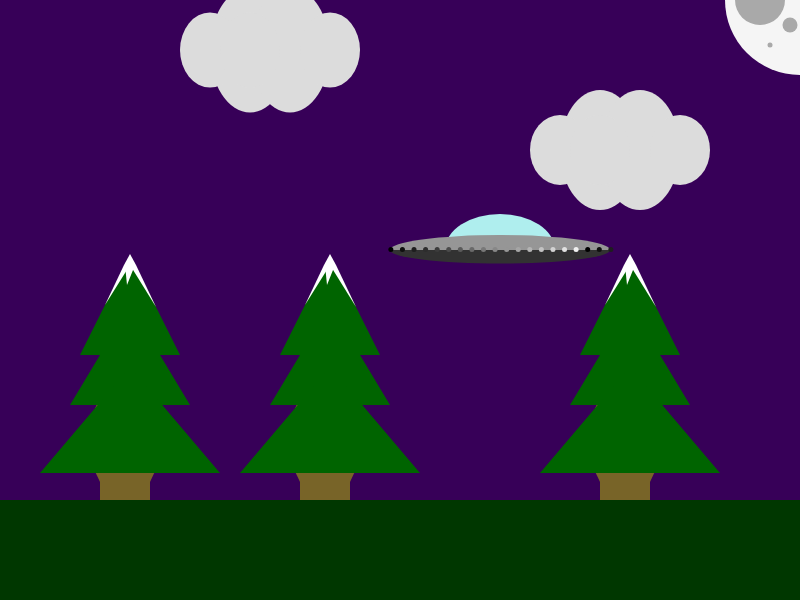
Frame 1 (no input)
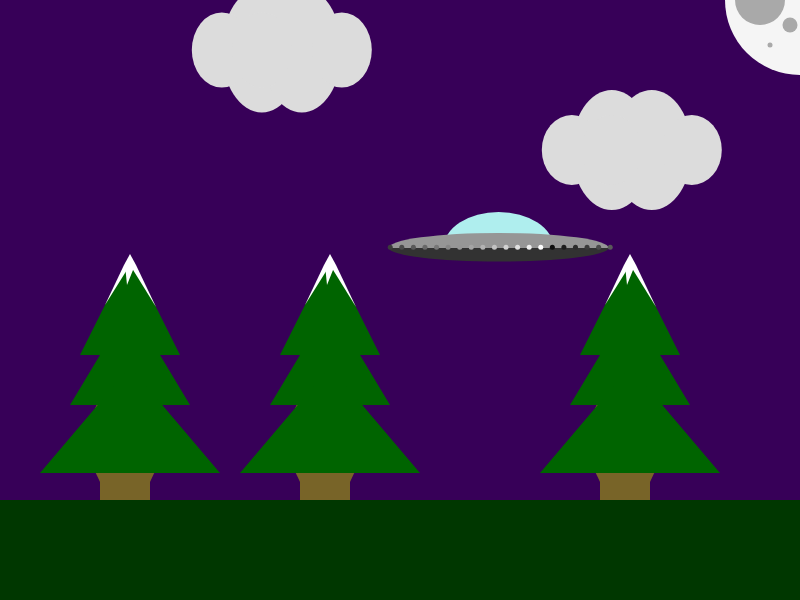
Frame 60 (no input)
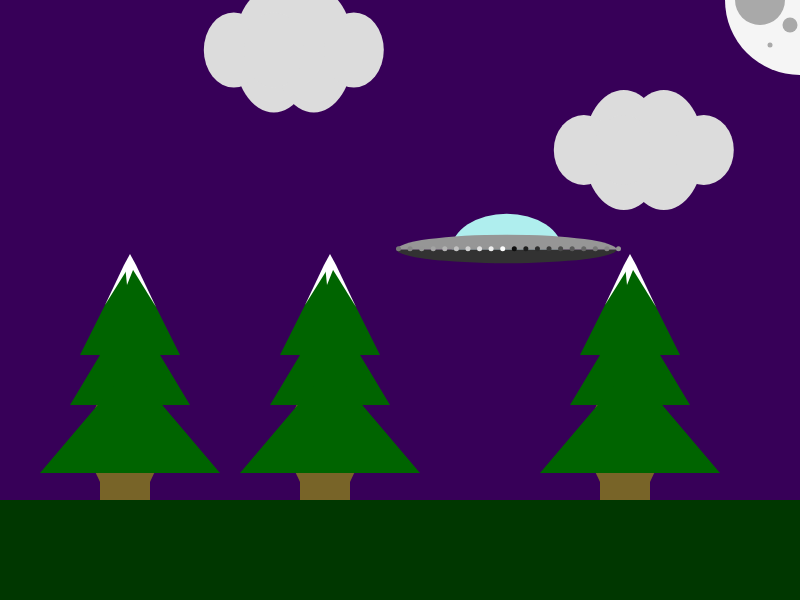
Frame 120 (the mouse pressed at the canvas centre since frame 60)

The p5.js sketch that drew these frames (run headless with seeded random() and noise() and a simulated clock; from frame 60 on, the mouse is pressed at the canvas centre):

// p5.js sketch
// ── sketch.js
//Topic 1.1 
//Object orientation revisted
//UFO

var ufo;
var trees;
var clouds;

function setup()
{
    createCanvas(800,600);
    noStroke();
    
    ufo ={
        x: 500,
        y: 250,
        width: 220,
        height: 60,
        window_width:0.5,
        window_height: 1.2,
        base_height: 0.45,
        num_lights: 20,
        brightness: [],
        beam_on: false,
        
        hover: function(){
            
            this.x += random(-2, 2);
            this.y += random(-1, 1);
        },
        
        lights_on: function(){
            
            var increment = this.width/(this.num_lights - 1);
    
            fill(255);
            for(var i = 0; i < this.num_lights; i++){

                fill(this.brightness[i])
                ellipse(
                    this.x - this.width/2 + increment * i, 
                    this.y, 
                    5
                    );

                //Animating lights
                this.brightness[i] += 1;
                this.brightness[i] =this.brightness[i] % 255;
        }
},
        
        beam: function(){
        
            fill(255,255, 100, 150);
            
            //Induces Flickering
            if(random() > 0.05){
                beginShape();
                vertex(this.x - this.width * 0.25, this.y);
                vertex(this.x + this.width * 0.25, this.y);
                vertex(this.x + this.width * 0.65, height - 100);
                vertex(this.x - this.width * 0.65, height - 100);
                endShape(CLOSE);
            }
    }
    }
    
    trees =[
    {x_pos:  100,  y_pos: height/2 + 55, width: 70, height: 120},
    {x_pos:  300,  y_pos: height/2 + 55, width: 70, height: 120},
    {x_pos:  600,  y_pos: height/2 + 55, width: 70, height: 120},
     ];
    
    clouds=[
        {x_pos: 250,  y_pos: 50, size: 60,  radius:  75}, 
        {x_pos: 600,  y_pos: 150, size: 60,  radius:  70}, 
        ];
    
    brightnessArrary();
}

function draw(){
    
    drawBackround();
    drawTrees();
    drawClouds();
    drawUfo();
    drawMoon();
}



function drawBackround(){
    
    //Drawing Sky Background
    background(55,0,88);
    
    //Drawing Grass
    fill(0,55,0);
    rect(0,height - 100, width, 100);
    
}
function drawTrees(){
    for(var i = 0; i < trees.length; i++){
        
        //Trees Trunks
        fill(120, 100, 40);

        ellipse(
            trees[i].x_pos + 25,trees[i].y_pos + 85 ,trees[i].width, trees[i].height
        );

        rect(
            trees[i].x_pos, trees[i].y_pos - 5, trees[i].width - 20, trees[i].height + 30
        );

        //Trees Branches
        fill(0,100,0);

        triangle(
            trees[i].x_pos - 30, 
            trees[i].y_pos + 50, 
            trees[i].x_pos + 30, 
            trees[i].y_pos - 50, 
            trees[i].x_pos + 90, 
            trees[i].y_pos + 50
        );

        triangle(
            trees[i].x_pos - 20, 
            trees[i].y_pos, 
            trees[i].x_pos + 30, 
            trees[i].y_pos - 100, 
            trees[i].x_pos + 80, 
            trees[i].y_pos
        );

        triangle(
            trees[i].x_pos - 60, 
            trees[i].y_pos + 118, 
            trees[i].x_pos + 30, 
            trees[i].y_pos + 12, 
            trees[i].x_pos + 120, 
            trees[i].y_pos + 118
        );
        
            fill(255)
            beginShape(TRIANGLES);
                   
            //Left Branch Snow
            vertex(trees[i].x_pos + 5,
            trees[i].y_pos - 50,)
        
            vertex(trees[i].x_pos + 24, 
            trees[i].y_pos - 90,)
        
            vertex(trees[i].x_pos + 30, 
            trees[i].y_pos - 90,)
        
            //Right Branch Snow
            vertex(trees[i].x_pos + 56,
            trees[i].y_pos - 48,)
        
            vertex(trees[i].x_pos + 30, 
            trees[i].y_pos - 90,)
        
            vertex(trees[i].x_pos + 36, 
            trees[i].y_pos - 90,)
        
            //Middle Branch Snow
            vertex(trees[i].x_pos + 27,
            trees[i].y_pos - 70,)
        
            vertex(trees[i].x_pos + 25, 
            trees[i].y_pos - 90,)
        
            vertex(trees[i].x_pos + 35, 
            trees[i].y_pos - 90,)
        
            //Crown Branch Snow
            vertex(trees[i].x_pos + 24,
            trees[i].y_pos - 90,)
        
            vertex(trees[i].x_pos + 30, 
            trees[i].y_pos - 101,)
        
            vertex(trees[i].x_pos + 36, 
            trees[i].y_pos - 90,)

        endShape();
   }
}
function drawClouds(){
    
    for(var i = 0; i < clouds.length; i++){
        
        fill(220,220,220);
        ellipse(clouds[i].x_pos, clouds[i].y_pos, clouds[i].size + 20, clouds[i].radius + 50);
        
        ellipse(clouds[i].x_pos - 40, clouds[i].y_pos,clouds[i].size,  clouds[i].radius);
        
        ellipse(clouds[i].x_pos + 40, clouds[i].y_pos,clouds[i].size,  clouds[i].radius );
        
        ellipse(clouds[i].x_pos + 40, clouds[i].y_pos,clouds[i].size + 20,clouds[i].radius + 50);
        
        ellipse(clouds[i].x_pos, clouds[i].y_pos, clouds[i].size, clouds[i].radius);
        
        ellipse(clouds[i].x_pos + 80, clouds[i].y_pos,clouds[i].size, clouds[i].radius);
        
        //Drawing Movement of Clouds
        clouds[i].x_pos+= 0.2;
        
        
        //Redrawing of Clouds that run off the Canvas
        if(clouds[i].x_pos >= 800){
            
            clouds[i].x_pos = 0;
        }
        
    }
        
}
function drawMoon(){
    
        fill(245,245,245); //Moon
        noStroke();
        ellipse(width,height-height,150);
        fill(169,169,169);
        ellipse(width-10,height-height +25,15);
        ellipse(width-40,height-height,+50, 50);
        ellipse(width-30,height-height +45,5);
    
    }
function drawUfo(){
    
    //Calling Hovering Effect
    
    if(ufo.beam_on == true){
        
        ufo.beam();
    }

    
    //Drawing the UFO
    fill(175,238,238);
    arc(
        ufo.x,
        ufo.y,
        ufo.width * ufo.window_width,
        ufo.height * ufo.window_height,
        PI,
        TWO_PI
    )
    
    fill(150);
    arc(
        ufo.x,
        ufo.y,
        ufo.width,
        ufo.height/2,
        PI,
        TWO_PI);
    
    fill(50);
    arc(
        ufo.x,
        ufo.y,
        ufo.width,
        ufo.height * ufo.base_height,
        0,
        PI);
    
    //Calling Hovering Effect
    ufo.hover();
    
    //Calling UFO Lights Effect
    ufo.lights_on();
    

    
    
        
    }
function brightnessArrary(){
    
    //Creating values for brightness array
     for(var i = 0; i < ufo.num_lights; i++){
        
     ufo.brightness.push((i * 15) % 255);
    }
       
}
function keyPressed(){
    
    ufo.beam_on = true;
}
function keyReleased(){
    
    ufo.beam_on = false;
}

// ── ufo_constructor.js
//Topic 1.2
//Object orientation revisted
//UFO

var flyingSaucers;
var trees;
var clouds;
var penguinManager;

function setup(){
    
    createCanvas(1600,600);
    noStroke();
    
    
    ufo = new Ufo(width/2,100);

    penguin = new Penguin(width/2, height - 100, 500, 1);
    
    penguinManager = new PenguinManager(-900, height - 100, 800, 0);
    
    trees =[
    {x_pos:  100,  y_pos: height/2 + 55, width: 70, height: 120},
    {x_pos:  300,  y_pos: height/2 + 55, width: 70, height: 120},
    {x_pos:  600,  y_pos: height/2 + 55, width: 70, height: 120},
    {x_pos:  900,  y_pos: height/2 + 55, width: 70, height: 120},
    {x_pos:  1500,  y_pos: height/2 + 55, width: 70, height: 120},
     ];
    
    clouds=[
        {x_pos: 250,  y_pos: 50, size:  60,  radius: 75}, 
        {x_pos: 600,  y_pos: 150, size: 60,  radius: 70}, 
        {x_pos: 1000, y_pos: 250, size: 60,  radius: 80}, 
        ];

}

function draw(){
    
    drawBackround();
    drawTrees();
    drawClouds();
    drawMoon();

    penguinManager.update();
    penguinManager.draw()
    penguin.draw();
    
    ufo.hover();
    ufo.draw();
    if(ufo.beam_on){   
        
        var boundary = ufo.getBeamBoundaries();
        penguinManager.levitatePenguins(boundary, ufo.x, ufo.y);
    }
    
}

function drawBackround(){
    
    //Drawing Sky Background
    background(55,0,88);
    
    //Drawing Snow
    fill(255, 250, 250);
    rect(0,height - 100, width, 100);
    
}
function drawMoon(){
    
        fill(245,245,245); //Moon
        noStroke();
        ellipse(width,height-height,150);
        fill(169,169,169);
        ellipse(width-10,height-height +25,15);
        ellipse(width-40,height-height,+50, 50);
        ellipse(width-30,height-height +45,5);
    
    }		
function drawTrees(){
    for(var i = 0; i < trees.length; i++){
        
        //Trees Trunks
        fill(120, 100, 40);

        ellipse(
            trees[i].x_pos + 25,trees[i].y_pos + 85 ,trees[i].width, trees[i].height
        );

        rect(
            trees[i].x_pos, trees[i].y_pos - 5, trees[i].width - 20, trees[i].height + 30
        );

        //Trees Branches
        fill(0,100,0);

        triangle(
            trees[i].x_pos - 30, 
            trees[i].y_pos + 50, 
            trees[i].x_pos + 30, 
            trees[i].y_pos - 50, 
            trees[i].x_pos + 90, 
            trees[i].y_pos + 50
        );

        triangle(
            trees[i].x_pos - 20, 
            trees[i].y_pos, 
            trees[i].x_pos + 30, 
            trees[i].y_pos - 100, 
            trees[i].x_pos + 80, 
            trees[i].y_pos
        );

        triangle(
            trees[i].x_pos - 60, 
            trees[i].y_pos + 118, 
            trees[i].x_pos + 30, 
            trees[i].y_pos + 12, 
            trees[i].x_pos + 120, 
            trees[i].y_pos + 118
        );
        
            fill(255)
            beginShape(TRIANGLES);
                   
            //Left Branch Snow
            vertex(trees[i].x_pos + 5,
            trees[i].y_pos - 50,)
        
            vertex(trees[i].x_pos + 24, 
            trees[i].y_pos - 90,)
        
            vertex(trees[i].x_pos + 30, 
            trees[i].y_pos - 90,)
        
            //Right Branch Snow
            vertex(trees[i].x_pos + 56,
            trees[i].y_pos - 48,)
        
            vertex(trees[i].x_pos + 30, 
            trees[i].y_pos - 90,)
        
            vertex(trees[i].x_pos + 36, 
            trees[i].y_pos - 90,)
        
            //Middle Branch Snow
            vertex(trees[i].x_pos + 27,
            trees[i].y_pos - 70,)
        
            vertex(trees[i].x_pos + 25, 
            trees[i].y_pos - 90,)
        
            vertex(trees[i].x_pos + 35, 
            trees[i].y_pos - 90,)
        
            //Crown Branch Snow
            vertex(trees[i].x_pos + 24,
            trees[i].y_pos - 90,)
        
            vertex(trees[i].x_pos + 30, 
            trees[i].y_pos - 101,)
        
            vertex(trees[i].x_pos + 36, 
            trees[i].y_pos - 90,)

        endShape();
   }
}
function drawClouds(){
    
    for(var i = 0; i < clouds.length; i++){
        
        fill(220,220,220);
        ellipse(clouds[i].x_pos, clouds[i].y_pos, clouds[i].size + 20, clouds[i].radius + 50);
        
        ellipse(clouds[i].x_pos - 40, clouds[i].y_pos,clouds[i].size,  clouds[i].radius);
        
        ellipse(clouds[i].x_pos + 40, clouds[i].y_pos,clouds[i].size,  clouds[i].radius );
        
        ellipse(clouds[i].x_pos + 40, clouds[i].y_pos,clouds[i].size + 20,clouds[i].radius + 50);
        
        ellipse(clouds[i].x_pos, clouds[i].y_pos, clouds[i].size, clouds[i].radius);
        
        ellipse(clouds[i].x_pos + 80, clouds[i].y_pos,clouds[i].size, clouds[i].radius);
        
        //Drawing Movement of Clouds
        clouds[i].x_pos+= 0.2;
        
        
        //Redrawing of Clouds that run off the Canvas
        if(clouds[i].x_pos >= 800){
            
            clouds[i].x_pos = 0;
        }
        
    }
        
}
function Ufo(x,y){
        
        //Public Variables
        this.x            = x;
        this.y            = y;
        this.beam_on      = false;

        //Private Variables

        var ufo_width = random(150,250);
        var ufo_height = random(75,125);
        var window_width = random(0.65,0.85);
        var window_height = random(0.75,1);
        var base_height = random(0.25,0.5);
        var num_lights = floor(random(5,25));
        var light_inc = floor(random(5,10));
        var brightnesses = [];
        var beamWidth = 140;

            
        this.draw = function (){
            

            //Calling Hovering Effect

            if(this.beam_on == true){

                this.beam();
            }


            //Drawing the UFO
            fill(175,238,238);
            arc(
                this.x,
                this.y,
                ufo_width * window_width,
                ufo_height * window_height,
                PI,TWO_PI);

            fill(150);
            arc(
                this.x,
                this.y,
                ufo_width,
                ufo_height/2,
                PI,TWO_PI);

            fill(50);
            arc(
                this.x,
                this.y,
                ufo_width,
                ufo_height * base_height,
                0,PI);
            
            //Drawing the lights
            var incr = (ufo_width/(num_lights -1)); 

            for(var i = 0; i < num_lights; i++)
            {

                var x = this.x - ufo_width/2 + i * incr;
                fill(brightnesses[i]);
                ellipse(
                    x,
                    this.y,
                    5,
                    5
                )
                brightnesses[i] += light_inc;
                if(brightnesses[i] > 255)
                {
                    brightnesses[i] = 100;
                }
            }
        }   
        this.hover = function(){
            
            this.x += random(-2, 2);
            this.y += random(-1, 1);
            
            if(this.beam_on && random() > 0.995){
                
                    this.beam_on = false;
                    }
            else if(!this.beam_on && random() > 0.999){
                
                    this.beam_on = true;
            }
        }    
        this.beam = function(){
             
            //Induces Flickering
        if(random() > 0.25){
            fill(255,255,100,150);
            beginShape();
            vertex(this.x - 25,this.y + ufo_height * base_height * 0.5);
            vertex(this.x + 25,this.y + ufo_height * base_height * 0.5);
            vertex(this.x + beamWidth/2,height - 100);
            vertex(this.x - beamWidth/2,height - 100);
            endShape();
        }
    };  
        this.getBeamBoundaries = function(){
            
            var boundaries = [];
            boundaries.push(this.x - beamWidth/2);
            boundaries.push(this.x + beamWidth/2);
            return boundaries;

    }  
        
        for(var i = 0; i < num_lights; i++){
            
            brightnesses.push((i * light_inc * 2)%255);
        }
}
     
function Penguin(x, y, range, speed){
    
    this.x = x;
    this.y = y;
    this.range = range;
    this.speed = speed;
    this.flyingSaucerRef = null;
    this.flagForDeletion = false;
    this.isFrozen = false;
    
    
    this.currentX = x;
    this.increment = random(1,3);
    
    this.walk = function(){
        
        this.currentX += this.increment;
        if(this.currentX >= this.x + this.range){
            
                this.increment -= speed;
            }
        else if(this.currentX < this.x){
            
                this.increment += speed;
            }
        
    }
    this.draw = function(){   
        
        this.walk();
        fill(255,0,0)
  
      //drawing the body
        noStroke();
        fill(0);
        ellipse(this.currentX, this.y - 35, 23, 25); //draw head
        ellipse(this.currentX, this.y - 20, 33, 40); // draw body

        fill(255);
        ellipse(this.currentX, this.y - 14.5, 23.5, 28); //draw belly

        noStroke();
        ellipse(this.currentX, this.y -10, 24, 20); //drawing belly outline

        noStroke();
        smooth();
        fill(255,160, 122);
        triangle(this.currentX - 5, this.y - 34, this.currentX + 5, this.y - 34, this.currentX, this.y - 26); // drawing the mouth

        fill(255,255,240);
        ellipse(this.currentX - 2.5, this.y - 38,   7, 5 ); //draw eyes
        ellipse(this.currentX + 2.5, this.y - 37.3, 7, 8 ); //draw eyes 2

        fill(0);
        ellipse(this.currentX - 2.5, this.y - 38, 1 , 2); //draw iris
        ellipse(this.currentX + 2.5, this.y - 38, 1 , 2); //draw iris 2

        fill(255,160,122)
        stroke(0);
        strokeWeight(0.2);
        arc(this.currentX - 5, this.y + 2, 10, 10, PI, 2*PI);//draw feet
        arc(this.currentX + 5, this.y + 2, 10, 10, PI, 2*PI);//draw feet

        fill(128)
        noStroke();
        arc(this.currentX - 14, this.y - 20, 5, 20, 1.2*PI/2, 3*PI/2); //draw arm
        arc(this.currentX + 15, this.y - 20, 5, 20, 3*PI/2, 0.8*PI/2); //draw arm    
            
    }
    
    } 
function PenguinManager(){
    
        this.minPenguins = 10;
        this.penguins = [];
        
        this.update = function(){
            
            //Adding new penguins if necessary
            if(this.penguins.length < this.minPenguins){
                
                    this.penguins.push(new Penguin(100, height - 100, 1400, 0.5 ))
            }
            
                        
            for(var i = 0; i < this.penguins.length; i++){
                
                        if(!this.penguins[i].isFrozen){
                            
                            if(this.penguins[i].y < height - 100){
                                
                                //Drawing falling penguins
                                this.penguins[i].y += 3;
                            }
                        else{
                            
                                //Drawing regular walking penguins
                                this.penguins[i].walk();
                            
                                if(this.penguins[i].x > width + 200){
                                    this.penguins[i].x = -200;
                                }
                            
                                else if(this.penguins[i].x < -200)
                                    {
                                        this.penguins[i].x = width + 200;
                                    }       
                        }
                    }  
                        else{
                            //Resetting next frame
                            this.penguins[i].isFrozen = false;
                        }
            }
            
            //Removing old pengiuns
            for(var i = this.penguins.length - 1; i >= 0; i --){
                
                    if(this.penguins[i].flagForDeletion){
                        
                            this.penguins.splice(i,1);
                    }
            }
        }
            

        
        this.draw = function(){
            
            for(var i = 0; i < this.penguins.length; i++){
                
                this.penguins[i].draw();
            }
        }
        this.checkForPenguins = function(x1, x2){
            
                //Returning all penguins between the two points
                var penguins = [];
                
                for(var i = 0; i < this.penguins.length; i++){
                    
                        if(this.penguins[i].x >= x1 && this.penguins[i].x <= x2){
                            
                                penguins.push(this.penguins[i]);
                        }
                }
            return penguins;
        }
        
//        this.checkContact = function(gc_x, gc_y){
//        
//        var distance = dist(gc_x, gc_y, this.currentX, this.y)
//            if(distance < 10){
//                
//                    return true;
//                }
//            return false;
//        }
     
       
        this.levitatePenguins = function(boundaries, x_anchor, y_cutoff){
        
                        var penguins = this.checkForPenguins(boundaries[0], boundaries[1]);
        
                        //Beaming Penguins up
                        for(var i = 0 ; i < penguins.length; i++){ 
                            
                        penguins[i].x = x_anchor;
                        penguins[i].y -= 10;
                        penguins[i].isFrozen = true;

                        if(penguins[i].y < y_cutoff){
                            
                            penguins[i].flagForDeletion = true;
                        }
                    }
        }
        
        
}
        
        
    


    

    
